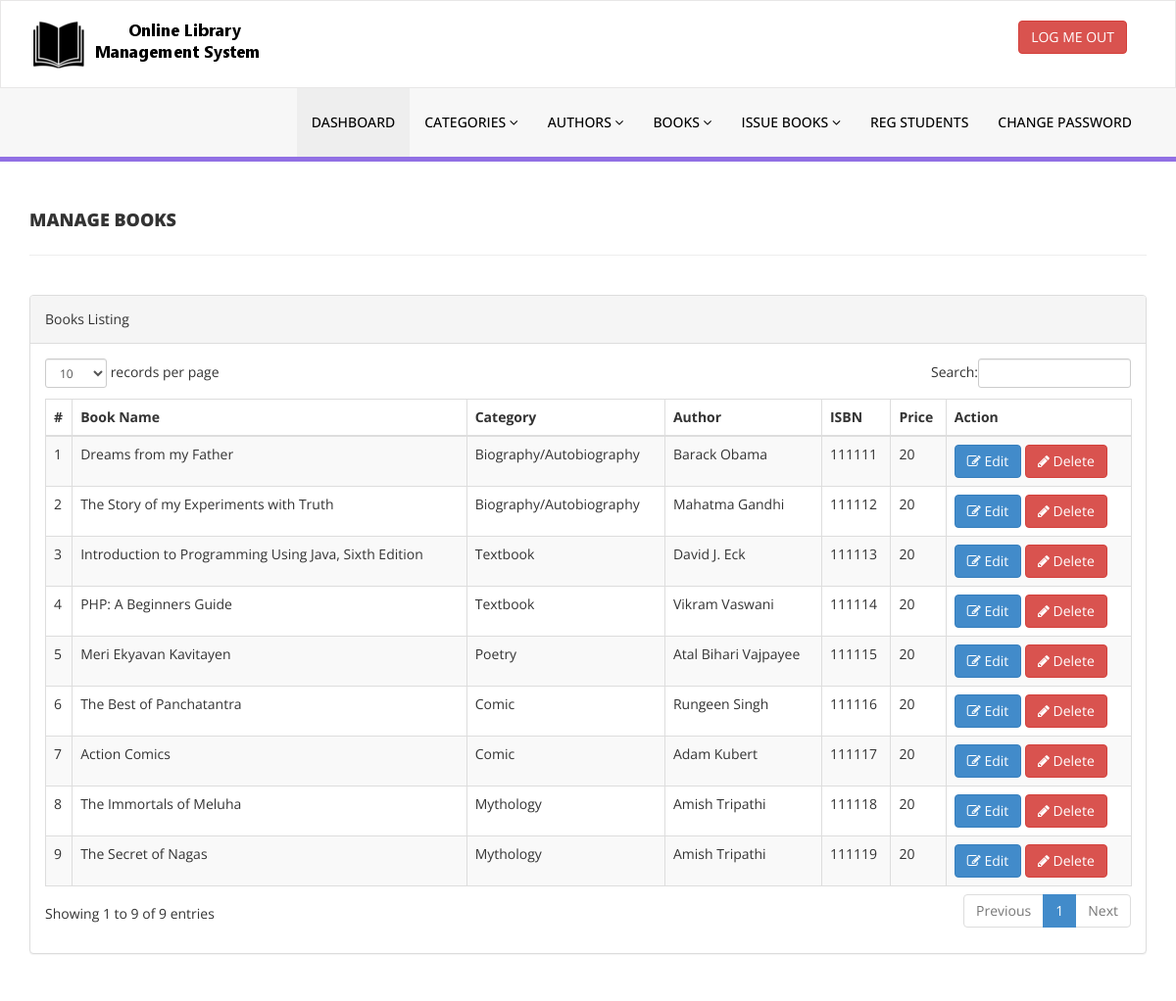
The app's page /library/admin/manage-books.php (signed in) with its own data.
### tables this page shows
CREATE TABLE `tblbooks` (
  `id` int(11) NOT NULL,
  `BookName` varchar(255) DEFAULT NULL,
  `CatId` int(11) DEFAULT NULL,
  `AuthorId` int(11) DEFAULT NULL,
  `ISBNNumber` int(11) DEFAULT NULL,
  `BookPrice` int(11) DEFAULT NULL,
  `RegDate` timestamp NULL DEFAULT current_timestamp(),
  `UpdationDate` timestamp NULL DEFAULT NULL ON UPDATE current_timestamp()
);

CREATE TABLE `tblcategory` (
  `id` int(11) NOT NULL,
  `CategoryName` varchar(150) DEFAULT NULL,
  `Status` int(1) DEFAULT NULL,
  `CreationDate` timestamp NULL DEFAULT current_timestamp(),
  `UpdationDate` timestamp NULL DEFAULT '0000-00-00 00:00:00' ON UPDATE current_timestamp()
);

CREATE TABLE `tblauthors` (
  `id` int(11) NOT NULL,
  `AuthorName` varchar(159) DEFAULT NULL,
  `creationDate` timestamp NULL DEFAULT current_timestamp(),
  `UpdationDate` timestamp NULL DEFAULT NULL ON UPDATE current_timestamp()
);

### library/admin/manage-books.php (the view, shortened to what this page needs)
<?php
include('includes/config.php');
if (strlen($_SESSION['alogin']) == 0) {
    header('location:index.php');
} else {
    ?>
    <!DOCTYPE html>
    <html xmlns="http://www.w3.org/1999/xhtml">
        <head>
            <link href="assets/css/bootstrap.css" rel="stylesheet" />
            <link href="assets/css/font-awesome.css" rel="stylesheet" />
            <link href="assets/js/dataTables/dataTables.bootstrap.css" rel="stylesheet" />
            <link href="assets/css/style.css" rel="stylesheet" />
        </head>
        <body>
            <?php include('includes/header.php'); ?>
            <div class="content-wrapper">
                <div class="container">
                    <div class="row pad-botm">
                        <div class="col-md-12">
                            <h4 class="header-line">Manage Books</h4>
                        </div>
                        <div class="row">
                        </div>
                    </div>
                    <div class="row">
                        <div class="col-md-12">
                            <div class="panel panel-default">
                                <div class="panel-heading">
                                    Books Listing
                                </div>
                                <div class="panel-body">
                                    <div class="table-responsive">
                                        <table class="table table-striped table-bordered table-hover" id="dataTables-example">
                                            <thead>
                                                <tr>
                                                    <th>#</th>
                                                    <th>Book Name</th>
                                                    <th>Category</th>
                                                    <th>Author</th>
                                                    <th>ISBN</th>
                                                    <th>Price</th>
                                                    <th>Action</th>
                                                </tr>
                                            </thead>
                                            <tbody>
                                                <?php
                                                $sql = "SELECT tblbooks.BookName,tblcategory.CategoryName,tblauthors.AuthorName,tblbooks.ISBNNumber,tblbooks.BookPrice,tblbooks.id as bookid from  tblbooks join tblcategory on tblcategory.id=tblbooks.CatId join tblauthors on tblauthors.id=tblbooks.AuthorId";
                                                $query = $dbh->prepare($sql);
                                                $query->execute();
                                                $results = $query->fetchAll(PDO::FETCH_OBJ);
                                                $cnt = 1;
                                                if ($query->rowCount() > 0) {
                                                    foreach ($results as $result) {
                                                        ?>
                                                        <tr class="odd gradeX">
                                                            <td class="center"><?php echo htmlentities($cnt); ?></td>
                                                            <td class="center"><?php echo htmlentities($result->BookName); ?></td>
                                                            <td class="center"><?php echo htmlentities($result->CategoryName); ?></td>
                                                            <td class="center"><?php echo htmlentities($result->AuthorName); ?></td>
                                                            <td class="center"><?php echo htmlentities($result->ISBNNumber); ?></td>
                                                            <td class="center"><?php echo htmlentities($result->BookPrice); ?></td>
                                                            <td class="center">
                                                                <a href="edit-book.php?bookid=<?php echo htmlentities($result->bookid); ?>"><button class="btn btn-primary"><i class="fa fa-edit "></i> Edit</button>
                                                                    <a href="manage-books.php?del=<?php echo htmlentities($result->bookid); ?>" onclick="return confirm('Are you sure you want to delete?');"" >  <button class="btn btn-danger"><i class="fa fa-pencil"></i> Delete</button>
                                                                        </td>
                                                                        </tr>
                                                                        <?php
                                                                        $cnt = $cnt + 1;
                                                                    }
                                                                }
                                                                ?>
                                                                </tbody>
                                                                </table>
                                                                </div>
                                                                </div>
                                                                </div>
                                                                </div>
                                                                </div>
                                                                </div>
                                                                </div>
                                                                </body>
                                                                </html>
                                                            <?php } ?>

### library/admin/assets/css/style.css (style rules this page uses)
.content-wrapper { margin-top: 40px; min-height:800px; padding-bottom:90px; }
.header-line { font-weight:900; padding-bottom:25px; border-bottom:1px solid #eeeeee; text-transform:uppercase; }
.pad-botm { padding-bottom:30px; }

### records on screen
tblbooks: BookName "Dreams from my Father", tblcategory.CategoryName "Biography/Autobiography", AuthorId.AuthorName "Barack Obama", ISBNNumber "111111", BookPrice "20"
tblbooks: BookName "The Story of my Experiments with Truth", tblcategory.CategoryName "Biography/Autobiography", AuthorId.AuthorName "Mahatma Gandhi", ISBNNumber "111112", BookPrice "20"
tblbooks: BookName "Introduction to Programming Using Java, Sixth Edition", tblcategory.CategoryName "Textbook", AuthorId.AuthorName "David J. Eck", ISBNNumber "111113", BookPrice "20"
tblbooks: BookName "PHP: A Beginners Guide", tblcategory.CategoryName "Textbook", AuthorId.AuthorName "Vikram Vaswani", ISBNNumber "111114", BookPrice "20"
tblbooks: BookName "Meri Ekyavan Kavitayen", tblcategory.CategoryName "Poetry", AuthorId.AuthorName "Atal Bihari Vajpayee", ISBNNumber "111115", BookPrice "20"
tblbooks: BookName "The Best of Panchatantra", tblcategory.CategoryName "Comic", AuthorId.AuthorName "Rungeen Singh", ISBNNumber "111116", BookPrice "20"
tblbooks: BookName "Action Comics", tblcategory.CategoryName "Comic", AuthorId.AuthorName "Adam Kubert", ISBNNumber "111117", BookPrice "20"
tblbooks: BookName "The Immortals of Meluha", tblcategory.CategoryName "Mythology", AuthorId.AuthorName "Amish Tripathi", ISBNNumber "111118", BookPrice "20"
tblbooks: BookName "The Secret of Nagas", tblcategory.CategoryName "Mythology", AuthorId.AuthorName "Amish Tripathi", ISBNNumber "111119", BookPrice "20"
